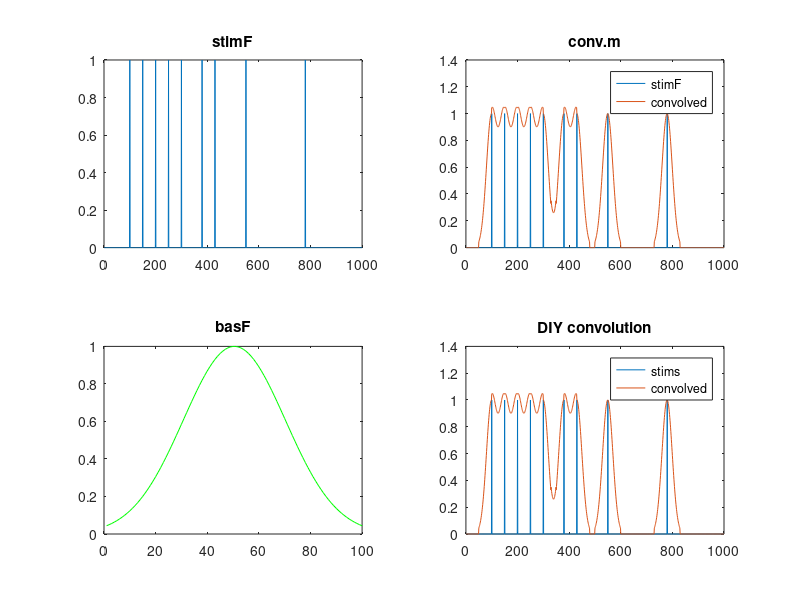

This chart was generated by the following MATLAB code:
%% El Convolutor 

clear all;
%% create any stimulus function (e.g., delta/'stick' functions)
stimF=zeros(1,1000);
stimF([100:50:250  300 380 430 550 780])=1; %any onsets
figure;
subplot(2,2,1); plot(stimF); title('stimF')

%% create any 'basis' function
% e.g., a gaussian
basF = gausswin(100);

% % or a sine wave
% basF = sin(0:2*pi/180:2*pi); basF=basF(1:end-1)';
% % shift to model a post-stimulus response only
% basF = [zeros(length(basF),1); basF]; 

subplot(2,2,3);  plot(basF,'g'); title('basF');

%% convolve stimF with basF, using Matlab's conv.m
convF = conv(stimF, basF, 'same');
subplot(2,2,2); plot([stimF;convF]'); legend({'stimF';'convolved'}); title('conv.m');

%% or do it 'manually'
manconvF=zeros(size(stimF));
for i=1:length(stimF)-length(basF) % for each sample of stimF (for simplicity, omitting edges)
    currF=stimF(i:i+length(basF)-1); % get a stretch of stimF (same length as basF)
    currconv=currF.*fliplr(basF'); % multiply (element-wise) with *flipped* basF 
    currconv=sum(currconv); % sum the result (~correlate)
    manconvF(i+round(length(basF)/2)-1)=currconv; % yields one sample of the convolved stimF
end
subplot(2,2,4); plot([stimF;manconvF]'); legend({'stims';'convolved'}); title('DIY convolution');
